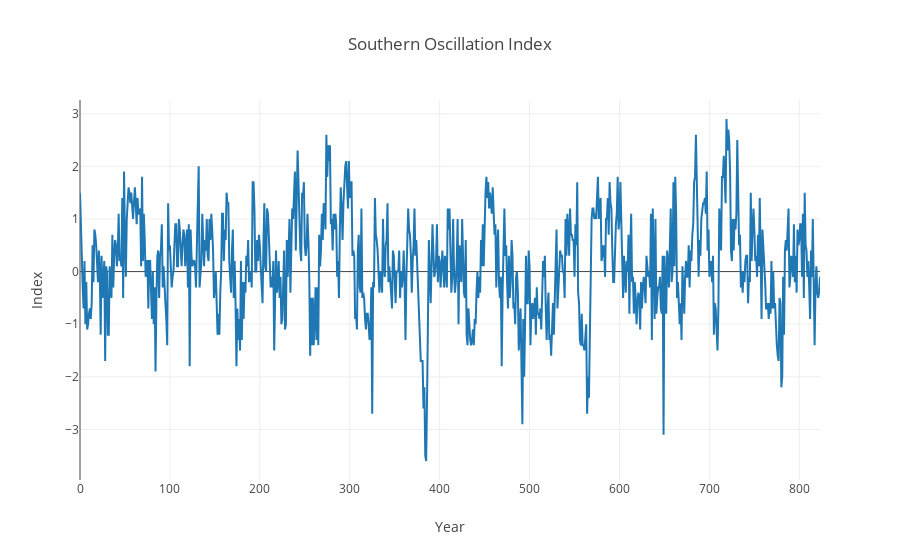
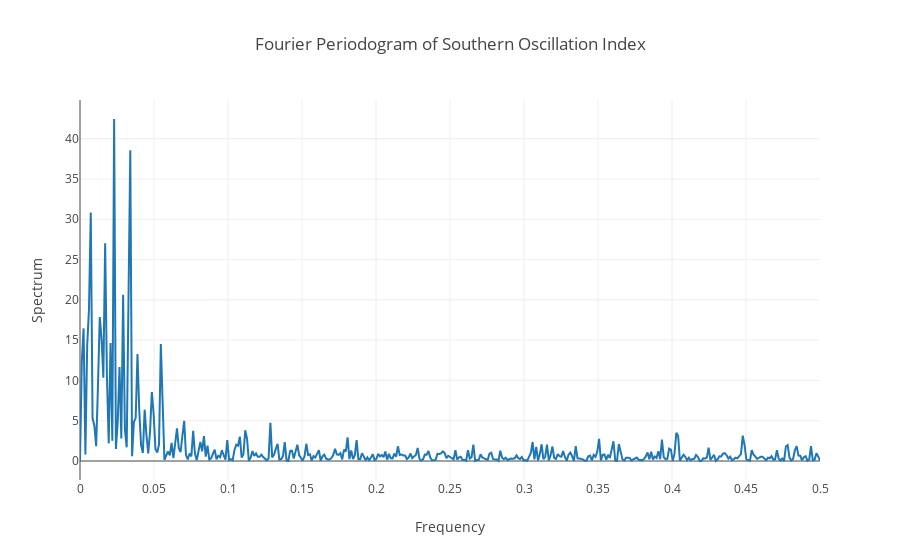
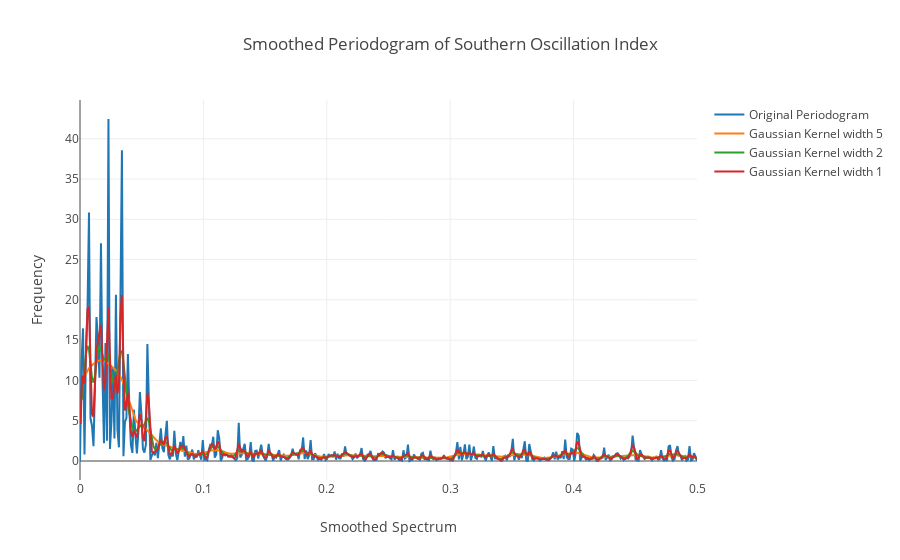

Notebook source saved alongside these figures, in order:
### Code cell
from scipy import signal

fs = 1 # sampling rate
x = soi
freq, espectro = signal.periodogram(x, fs)

data=[go.Scatter(x=t, y=soi, mode='lines')]
layout = go.Layout(
    title='Southern Oscillation Index',
    xaxis={'title':'Year'},
    yaxis={'title':'Index'}
)
fig = go.Figure(data=data, layout=layout)
py.iplot(fig)

data=[go.Scatter(x=freq, y=espectro, mode='lines')]
layout = go.Layout(
    title='Fourier Periodogram of Southern Oscillation Index',
    xaxis={'title':'Frequency'},
    yaxis={'title':'Spectrum'}
)
fig = go.Figure(data=data, layout=layout)
py.iplot(fig)

index_greatest = np.where(espectro == max(espectro))[0]
print(f"PICOS DO PERIODOGRAMA")
print(f"Maior Pico: {max(espectro)} em frequência: {freq[index_greatest]}")
tmp_pico = max(espectro)
tmp_index_greatest = index_greatest
espectro[index_greatest] = 0
index_greatest = np.where(espectro == max(espectro))[0]
print(f"Segundo Maior Pico: {max(espectro)} em frequência: {freq[index_greatest]}\n\n")
espectro[tmp_index_greatest] = tmp_pico

import matplotlib.pyplot as plt
import numpy as np
from scipy import interpolate
from scipy import ndimage

print("**********************************************************************")
print(f"Estimador Suavizado de periodograma usando filtro Gaussiano")
print("**********************************************************************")

print(f"\nEstimação não paramétrica\n")

print(f"\nPara construir um estimador suavizado de periodograma,\n"+ 
      f"devemos aplicar o método de suavização no domínio do frequência\n"+
      f"depois de calcular o periodograma cru")

y_sm = espectro
x_sm = freq

y = y_sm.tolist()
x = x_sm.tolist()

y_sm = np.array(y)
x_sm = np.array(x)

# resample to lots more points - needed for the smoothed curves
x_smooth = np.linspace(x_sm.min(), x_sm.max(), 200)

sigma = 5 #tamanho da janela do filtro gaussiano
x_g1d2 = ndimage.gaussian_filter1d(x_sm, sigma)
y_g1d2 = ndimage.gaussian_filter1d(y_sm, sigma)

sigma = 2 #tamanho da janela do filtro gaussiano
x_g1d3 = ndimage.gaussian_filter1d(x_sm, sigma)
y_g1d3 = ndimage.gaussian_filter1d(y_sm, sigma)

sigma = 1 #tamanho da janela do filtro gaussiano
x_g1d4 = ndimage.gaussian_filter1d(x_sm, sigma)
y_g1d4 = ndimage.gaussian_filter1d(y_sm, sigma)

data = [go.Scatter(x=x_sm, y=y_sm, mode='lines', name="Original Periodogram")]
data += [go.Scatter(x=x_g1d2, y=y_g1d2, mode='lines', name="Gaussian Kernel width 5")]
data += [go.Scatter(x=x_g1d3, y=y_g1d3, mode='lines', name="Gaussian Kernel width 2")]
data += [go.Scatter(x=x_g1d4, y=y_g1d4, mode='lines', name="Gaussian Kernel width 1")]

layout = go.Layout(
    title='Smoothed Periodogram of Southern Oscillation Index',
    xaxis={'title':'Smoothed Spectrum'},
    yaxis={'title':'Frequency'}
)
fig = go.Figure(data=data, layout=layout)
py.iplot(fig)

print(f"\nObs2.: O tamanho de janela 2 parece mais adequado\n\n")

### Figure 1 — Plotly figure (JSON) as saved in the notebook; plotly's stock layout.template omitted (floating-point values rounded to 4 significant figures; data arrays with more than 128 entries replaced by an {"elided": "..."} marker saying what was removed)
{"data": [{"mode": "lines", "type": "scatter", "uid": "3b6bbd74-d78c-423f-a176-9f03522dde13", "x": {"elided": "824 int values"}, "y": {"elided": "824 float values"}}], "layout": {"title": {"text": "Southern Oscillation Index"}, "xaxis": {"title": {"text": "Year"}}, "yaxis": {"title": {"text": "Index"}}}}

### Figure 2 — Plotly figure (JSON) as saved in the notebook; plotly's stock layout.template omitted (floating-point values rounded to 4 significant figures; data arrays with more than 128 entries replaced by an {"elided": "..."} marker saying what was removed)
{"data": [{"mode": "lines", "type": "scatter", "uid": "d1c45700-3ee4-4082-b05a-8bc91281ca75", "x": {"elided": "413 float values"}, "y": {"elided": "413 float values"}}], "layout": {"title": {"text": "Fourier Periodogram of Southern Oscillation Index"}, "xaxis": {"title": {"text": "Frequency"}}, "yaxis": {"title": {"text": "Spectrum"}}}}

### Figure 3 — Plotly figure (JSON) as saved in the notebook; plotly's stock layout.template omitted (floating-point values rounded to 4 significant figures; data arrays with more than 128 entries replaced by an {"elided": "..."} marker saying what was removed)
{"data": [{"mode": "lines", "name": "Original Periodogram", "type": "scatter", "uid": "5b79d92a-6107-4a4d-b5c6-78a562b46494", "x": {"elided": "413 float values"}, "y": {"elided": "413 float values"}}, {"mode": "lines", "name": "Gaussian Kernel width 5", "type": "scatter", "uid": "51dea2eb-8d94-47a4-81ce-f8494f2e817c", "x": {"elided": "413 float values"}, "y": {"elided": "413 float values"}}, {"mode": "lines", "name": "Gaussian Kernel width 2", "type": "scatter", "uid": "41ea6a28-7b1c-4057-bacb-a4ed88ac5aa9", "x": {"elided": "413 float values"}, "y": {"elided": "413 float values"}}, {"mode": "lines", "name": "Gaussian Kernel width 1", "type": "scatter", "uid": "8379c90d-ee1b-480b-972f-6a4e71bf7e9b", "x": {"elided": "413 float values"}, "y": {"elided": "413 float values"}}], "layout": {"title": {"text": "Smoothed Periodogram of Southern Oscillation Index"}, "xaxis": {"title": {"text": "Smoothed Spectrum"}}, "yaxis": {"title": {"text": "Frequency"}}}}
